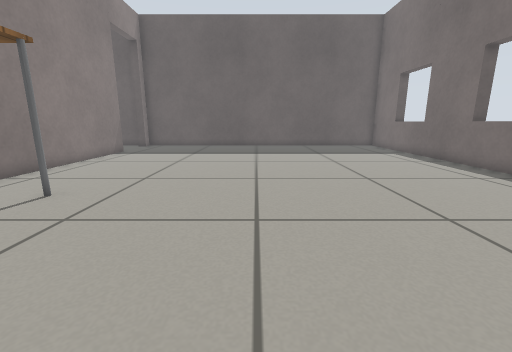
view 1 (above)

13 first-person views from a walk through a world built for the Gazebo simulator. The camera is 0.5 m above the floor, tilts 12° down and sees 90° across. The floor is counted in squares, 0.25 m on a side. Each view is taken from the middle of a square. On the plan, view 1 faces up. The plan holds only what a view shows up to about 16 squares ahead; the rest is blank. Gazebo's built-in surfaces are drawn with simple patterns.

view 2
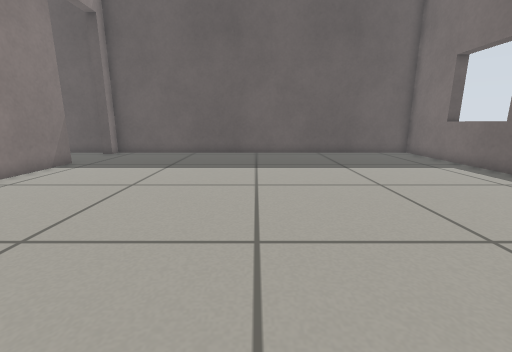

view 3
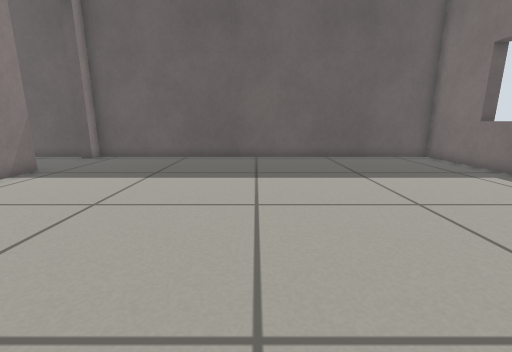

view 4
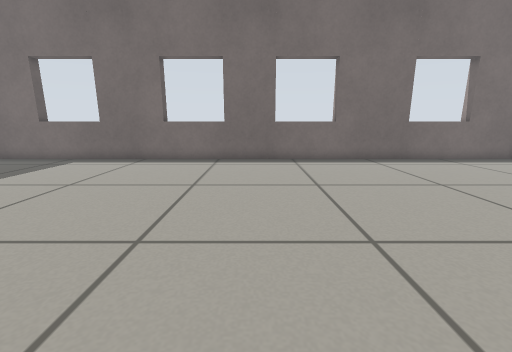

view 5
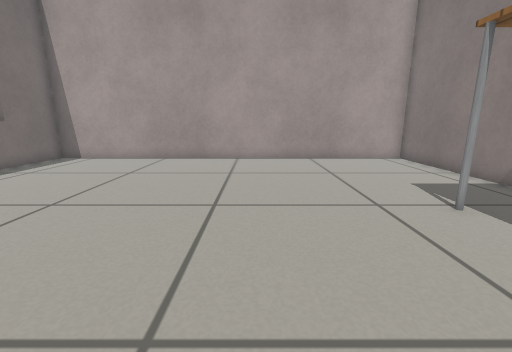

view 6
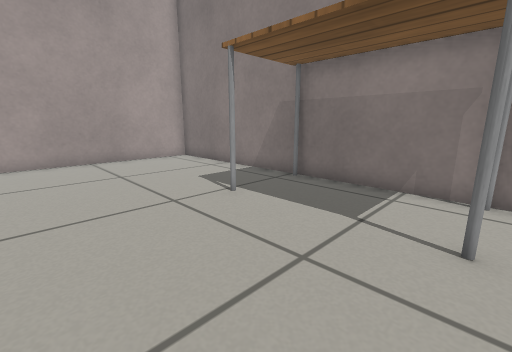

view 7
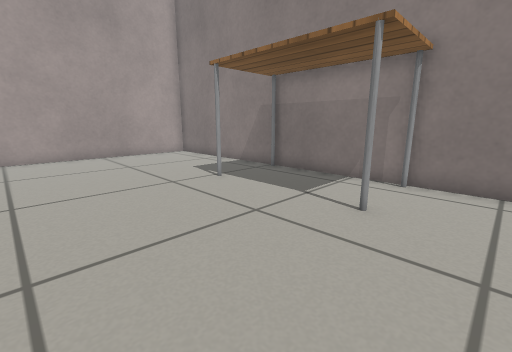

view 8
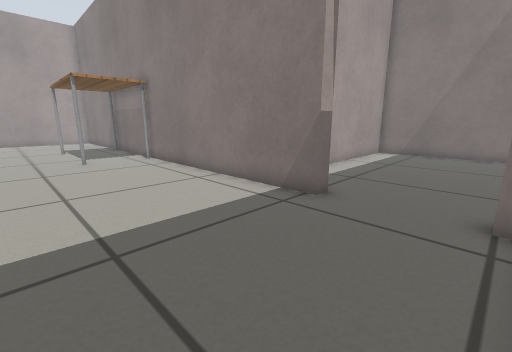

view 9
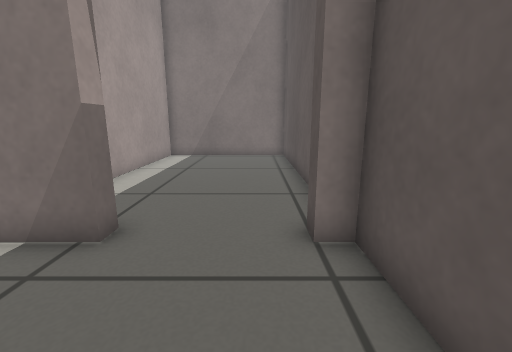

view 10
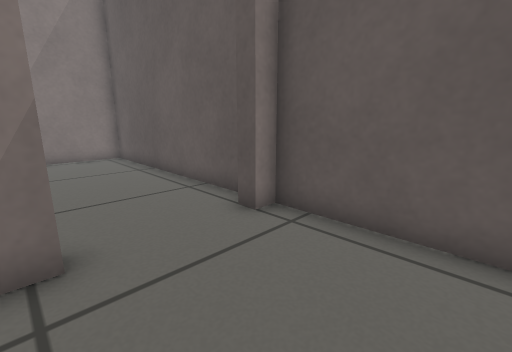

view 11
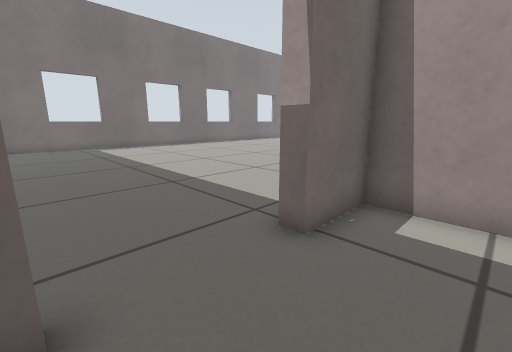

view 12
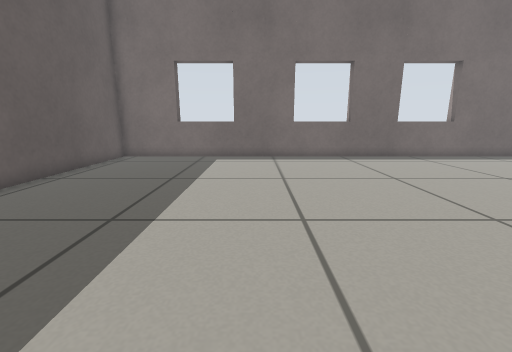

view 13
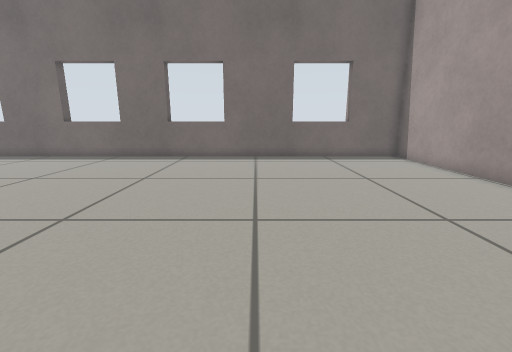

### Floor plan
Key: @ floor where view 1 was taken; # wall or solid block; . floor; D open door; T table.
Columns run from 20 left of view 1 to 10 right of it. Each row starts with its distance up from view 1.
 22 ###############################
 21 #.........#D..................#
 20 #..........D..................#
 19 #..........D..................#
 18 #..........D..................#
 17 #.........##..................#
 16 #.........##..................#
 15 ############..................#
 14            #..................#
 13            #..................#
 12            #..................#
 11            #..................#
 10            #..................#
  9            #..................#
  8            #..................#
  7            #TTT...............#
  6            #TTT...............#
  5            #TTT...............#
  4            #TTT...............#
  3            #TTT...............#
  2            #TTT...............#
  1            #TTT...............#
  0            #........@.........#
 -1            #..................#
 -2            #..................#
 -3            #..................#
 -4            #..................#
 -5            #..................#
 -6            #..................#
 -7            ####################

Where each view was taken, in squares from view 1:
view 1: 0 up, 0 right, facing up
view 2: 5 up, 0 right, facing up
view 3: 7 up, 0 right, facing up
view 4: 7 up, 4 left, facing right
view 5: 7 up, 1 left, facing down
view 6: 7 up, 1 left, facing down-left
view 7: 9 up, 0 right, facing down-left
view 8: 21 up, 3 left, facing down-left
view 9: 20 up, 5 left, facing left
view 10: 17 up, 5 left, facing up-left
view 11: 21 up, 12 left, facing down-right
view 12: 14 up, 5 left, facing right
view 13: 1 up, 5 left, facing right
